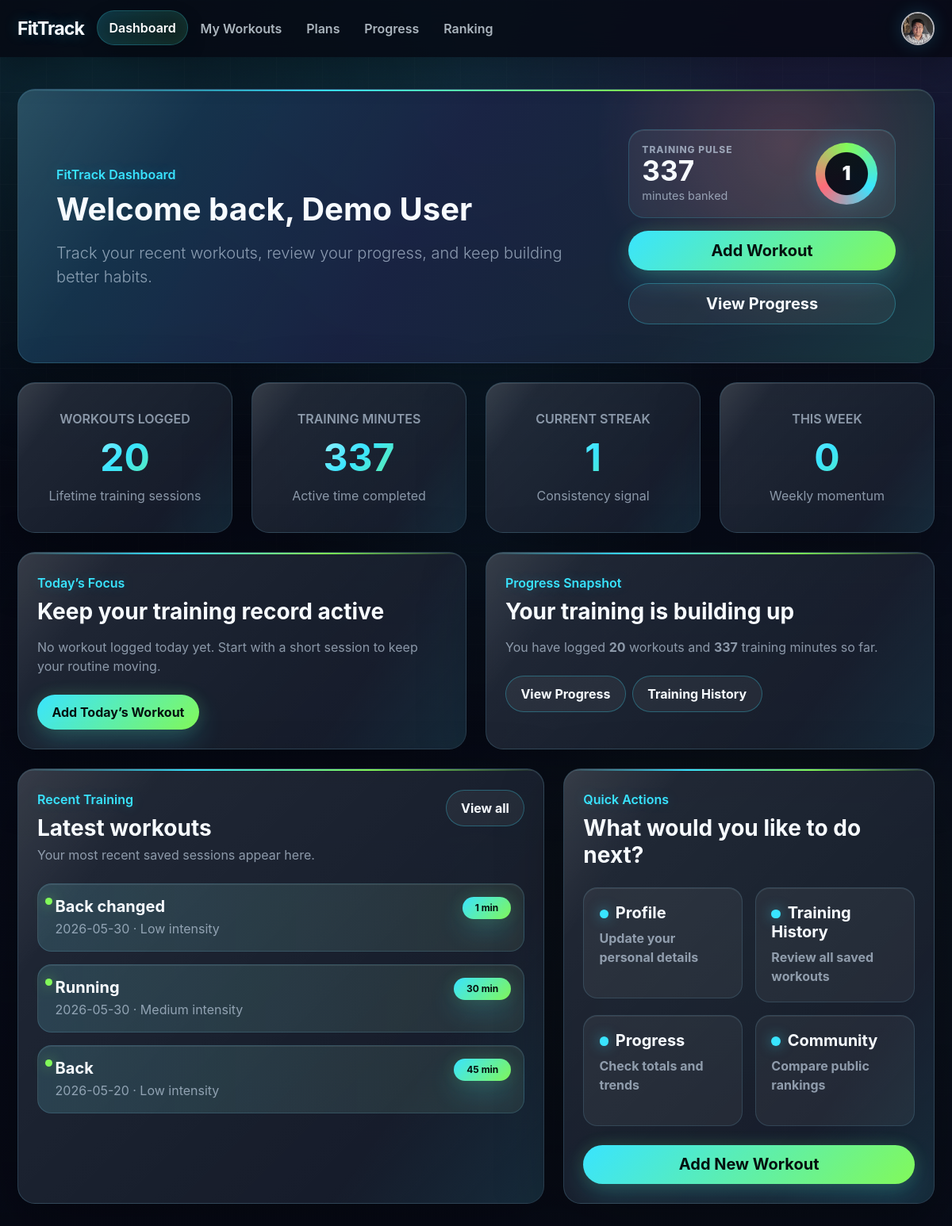
The app's page /dashboard (signed in) with its own data.
### app.py (models this page shows, shortened)
class User(db.Model):
    __tablename__ = "users"
    id = db.Column(db.Integer, primary_key=True)
    name = db.Column(db.String(100), nullable=False)
    email = db.Column(db.String(120), unique=True, nullable=False)
    password_hash = db.Column(db.String(255), nullable=False)
    goal = db.Column(db.String(200), nullable=True)
    member_since = db.Column(db.String(50), nullable=True)
    location = db.Column(db.String(100), nullable=True)
    avatar_filename = db.Column(db.String(255), nullable=True)
    daily_minutes_goal = db.Column(db.Integer, nullable=False, default=20)
    weight_goal_kg = db.Column(db.Float, nullable=True)
    show_public_profile = db.Column(db.Boolean, nullable=False, default=True)
    show_public_fitness = db.Column(db.Boolean, nullable=False, default=True)
    workouts = db.relationship(
        "Workout",
        backref="owner",
        lazy=True,
        cascade="all, delete-orphan"
    )
    plan_recommendations = db.relationship(
        "PlanRecommendation",
        backref="owner",
        lazy=True,
        cascade="all, delete-orphan"
    )

class Workout(db.Model):
    __tablename__ = "workouts"
    id = db.Column(db.Integer, primary_key=True)
    date = db.Column(db.String(20), nullable=False)
    type = db.Column(db.String(50), nullable=False)
    duration = db.Column(db.Integer, nullable=False)
    intensity = db.Column(db.String(20), nullable=False)
    notes = db.Column(db.Text, nullable=True)
    started_at = db.Column(db.DateTime, nullable=True)
    finished_at = db.Column(db.DateTime, nullable=True)
    user_id = db.Column(db.Integer, db.ForeignKey("users.id"), nullable=False)
    sets = db.relationship(
        "WorkoutSet",
        backref="workout",
        lazy=True,
        cascade="all, delete-orphan"
    )

### app.py (the view)
@app.route("/dashboard")
def dashboard():
    if not is_logged_in():
        return redirect(url_for("login"))
    user = current_user()
    if user is None:
        session.clear()
        return redirect(url_for("login"))
    recent_workout_objects = (
        Workout.query
        .filter_by(user_id=user.id)
        .order_by(Workout.date.desc(), Workout.id.desc())
        .limit(3)
        .all()
    )
    recent_workouts = [
        workout_to_dict(workout)
        for workout in recent_workout_objects
    ]
    statistics = get_statistics(user)
    return render_template(
        "dashboard.html",
        email=user.email,
        recent_workouts=recent_workouts,
        statistics=statistics,
    )

### templates/dashboard.html (shortened to what this page needs)
<!doctype html>
<html lang="en">
<head>
    <link
        href="https://cdn.jsdelivr.net/npm/bootstrap@5.3.3/dist/css/bootstrap.min.css"
        rel="stylesheet"
    >
    <link
        rel="stylesheet"
        href="{{ url_for('static', filename='css/styles.css') }}"
    >
</head>
<body class="premium-app-page dashboard-page">
<header>
    <nav class="navbar navbar-expand-lg navbar-dark bg-success">
        <div class="container">
            <a class="navbar-brand fw-bold" href="{% if session.get('user_id') %}{{ url_for('dashboard') }}{% else %}{{ url_for('home') }}{% endif %}">
    FitTrack
</a>
            <div class="collapse navbar-collapse" id="appNav">
                <ul class="navbar-nav me-auto align-items-lg-center">
                    <li class="nav-item">
                        <a class="nav-link active" href="{{ url_for('dashboard') }}">Dashboard</a>
                    </li>
                    <li class="nav-item">
                        <a class="nav-link" href="{{ url_for('workouts') }}">My Workouts</a>
                    </li>
                    <li class="nav-item">
                        <a class="nav-link" href="{{ url_for('plans') }}">Plans</a>
                    </li>
                    <li class="nav-item">
                        <a class="nav-link" href="{{ url_for('progress') }}">Progress</a>
                    </li>
                    <li class="nav-item">
                        <a class="nav-link" href="{{ url_for('ranking') }}">Ranking</a>
                    </li>
                </ul>
                <div class="d-flex align-items-center mt-3 mt-lg-0">
                    <div class="dropdown">
                        <button
                            class="btn p-0 border-0 bg-transparent profile-dropdown-toggle"
                            type="button"
                            data-bs-toggle="dropdown"
                            aria-expanded="false"
                            aria-label="Open profile menu"
                        >
                            {% if nav_profile and nav_profile.avatar_filename %}
                                <img
                                    src="{{ url_for('static', filename='uploads/' ~ nav_profile.avatar_filename) }}"
                                    alt="Profile"
                                    class="profile-icon"
                                >
                            {% endif %}
                        </button>
                    </div>
                </div>
            </div>
        </div>
    </nav>
</header>
<main class="py-5">
    <div class="container">
        <section class="card border-0 shadow-sm hero-card mb-4 premium-reveal">
            <div class="card-body p-4 p-lg-5">
                <div class="row align-items-center g-4">
                    <div class="col-lg-8">
                        <p class="fw-semibold premium-kicker mb-2">
                            FitTrack Dashboard
                        </p>
                        <h1 class="display-6 fw-bold mb-3">
                            Welcome back{% if nav_profile and nav_profile.name %}, {{ nav_profile.name }}{% endif %}
                        </h1>
                        <p class="lead text-muted mb-0">
                            Track your recent workouts, review your progress, and keep building better habits.
                        </p>
                    </div>
                    <div class="col-lg-4">
                        <div class="dashboard-pulse-panel mb-3">
                            <div>
                                <span class="dashboard-pulse-label">Training pulse</span>
                                <strong>{{ statistics.total_minutes }}</strong>
                                <span>minutes banked</span>
                            </div>
                            <div class="dashboard-pulse-ring" aria-hidden="true">
                                <span>{{ statistics.current_streak }}</span>
                            </div>
                        </div>
                        <div class="d-grid gap-3">
                            <a href="{{ url_for('add_workout') }}" class="btn btn-success btn-lg">
                                Add Workout
                            </a>
                            <a href="{{ url_for('progress') }}" class="btn btn-outline-success btn-lg">
                                View Progress
                            </a>
                        </div>
                    </div>
                </div>
            </div>
        </section>
        <section class="row g-4 mb-4">
            <div class="col-md-6 col-xl-3">
                <div class="card border-0 shadow-sm h-100 stat-card premium-reveal premium-delay-1">
                    <div class="card-body text-center p-4">
                        <p class="text-muted fw-semibold mb-2">WORKOUTS LOGGED</p>
                        <h2 class="display-5 fw-bold mb-2">
                        </h2>
                        <p class="text-muted mb-0">Lifetime training sessions</p>
                    </div>
                </div>
            </div>
            <div class="col-md-6 col-xl-3">
                <div class="card border-0 shadow-sm h-100 stat-card premium-reveal premium-delay-2">
                    <div class="card-body text-center p-4">
                        <p class="text-muted fw-semibold mb-2">TRAINING MINUTES</p>
                        <h2 class="display-5 fw-bold mb-2">
                        </h2>
                        <p class="text-muted mb-0">Active time completed</p>
                    </div>
                </div>
            </div>
            <div class="col-md-6 col-xl-3">
                <div class="card border-0 shadow-sm h-100 stat-card premium-reveal premium-delay-3">
                    <div class="card-body text-center p-4">
                        <p class="text-muted fw-semibold mb-2">CURRENT STREAK</p>
                        <h2 class="display-5 fw-bold mb-2">
                        </h2>
                        <p class="text-muted mb-0">Consistency signal</p>
                    </div>
                </div>
            </div>
            <div class="col-md-6 col-xl-3">
                <div class="card border-0 shadow-sm h-100 stat-card premium-reveal premium-delay-4">
                    <div class="card-body text-center p-4">
                        <p class="text-muted fw-semibold mb-2">THIS WEEK</p>
                        <h2 class="display-5 fw-bold mb-2">
                        </h2>
                        <p class="text-muted mb-0">Weekly momentum</p>
                    </div>
                </div>
            </div>
        </section>
        <section class="row g-4 mb-4">
            <div class="col-lg-6">
                <div class="card border-0 shadow-sm h-100 dashboard-info-card premium-reveal premium-delay-1">
                    <div class="card-body p-4">
                        <p class="fw-semibold premium-kicker mb-2">
                            Today’s Focus
                        </p>
                        <h2 class="h3 fw-bold mb-3">
                            Keep your training record active
                        </h2>
                        <p class="text-muted mb-4">
                            No workout logged today yet. Start with a short session to keep your routine moving.
                        </p>
                        <a href="{{ url_for('add_workout') }}" class="btn btn-success">
                            Add Today’s Workout
                        </a>
                    </div>
                </div>
            </div>
            <div class="col-lg-6">
                <div class="card border-0 shadow-sm h-100 dashboard-info-card premium-reveal premium-delay-2">
                    <div class="card-body p-4">
                        <p class="fw-semibold premium-kicker mb-2">
                            Progress Snapshot
                        </p>
                        <h2 class="h3 fw-bold mb-3">
                            Your training is building up
                        </h2>
                        <p class="text-muted mb-4">
                            You have logged
                            <strong>{{ statistics.total_workouts }}</strong>
                            workouts and
                            <strong>{{ statistics.total_minutes }}</strong>
                            training minutes so far.
                        </p>
                        <div class="d-flex flex-wrap gap-2">
                            <a href="{{ url_for('progress') }}" class="btn btn-outline-success">
                                View Progress
                            </a>
                            <a href="{{ url_for('workouts') }}" class="btn btn-outline-success">
                                Training History
                            </a>
                        </div>
                    </div>
                </div>
            </div>
        </section>
        <section class="row g-4">
            <div class="col-lg-7">
                <div class="card border-0 shadow-sm h-100 dashboard-info-card premium-reveal premium-delay-2">
                    <div class="card-body p-4">
                        <div class="d-flex justify-content-between align-items-start gap-3 mb-4">
                            <div>
                                <p class="fw-semibold premium-kicker mb-2">
                                    Recent Training
                                </p>
                                <h2 class="h3 fw-bold mb-1">
                                    Latest workouts
                                </h2>
                                <p class="text-muted mb-0">
                                    Your most recent saved sessions appear here.
                                </p>
                            </div>
                            <a href="{{ url_for('workouts') }}" class="btn btn-outline-success">
                                View all
                            </a>
                        </div>
                        {% if recent_workouts %}
                            <div class="d-grid gap-3">
                                {% for workout in recent_workouts %}
                                    <div class="recent-workout-item dashboard-timeline-item p-3 rounded-4 border">
                                        <div class="d-flex justify-content-between align-items-start gap-3">
                                            <div>
                                                <h3 class="h5 fw-bold mb-1">
                                                    {{ workout.type }}
                                                </h3>
                                                <p class="text-muted mb-0">
                                                    {{ workout.date }} · {{ workout.intensity }} intensity
                                                </p>
                                            </div>
                                            <span class="badge text-bg-success rounded-pill px-3 py-2">
                                                {{ workout.duration }} min
                                            </span>
                                        </div>
                                    </div>
                                {% endfor %}
                            </div>
                        {% endif %}
                    </div>
                </div>
            </div>
            <div class="col-lg-5">
                <div class="card border-0 shadow-sm h-100 dashboard-info-card premium-reveal premium-delay-3">
                    <div class="card-body p-4">
                        <p class="fw-semibold premium-kicker mb-2">
                            Quick Actions
                        </p>
                        <h2 class="h3 fw-bold mb-4">
                            What would you like to do next?
                        </h2>
                        <div class="row g-3">
                            <div class="col-sm-6">
                                <a href="{{ url_for('profile') }}" class="quick-action-card text-decoration-none">
                                    <h3 class="h5 fw-bold mb-2">Profile</h3>
                                    <p class="text-muted mb-0">Update your personal details</p>
                                </a>
                            </div>
                            <div class="col-sm-6">
                                <a href="{{ url_for('workouts') }}" class="quick-action-card text-decoration-none">
                                    <h3 class="h5 fw-bold mb-2">Training History</h3>
                                    <p class="text-muted mb-0">Review all saved workouts</p>
                                </a>
                            </div>
                            <div class="col-sm-6">
                                <a href="{{ url_for('progress') }}" class="quick-action-card text-decoration-none">
                                    <h3 class="h5 fw-bold mb-2">Progress</h3>
                                    <p class="text-muted mb-0">Check totals and trends</p>
                                </a>
                            </div>
                            <div class="col-sm-6">
                                <a href="{{ url_for('ranking') }}" class="quick-action-card text-decoration-none">
                                    <h3 class="h5 fw-bold mb-2">Community</h3>
                                    <p class="text-muted mb-0">Compare public rankings</p>
                                </a>
                            </div>
                        </div>
                        <div class="d-grid mt-4">
                            <a href="{{ url_for('add_workout') }}" class="btn btn-success btn-lg">
                                Add New Workout
                            </a>
                        </div>
                    </div>
                </div>
            </div>
        </section>
    </div>
</main>
</body>
</html>

### records on screen
User: avatar_filename (picture), name "Demo User"
Workout: type "Back changed", date "2026-05-30", intensity "Low", duration "1"
Workout: type "Running", date "2026-05-30", intensity "Medium", duration "30"
Workout: type "Back", date "2026-05-20", intensity "Low", duration "45"

### other values on screen
{{ statistics.total_minutes }} "337"
{{ statistics.current_streak }} "1"
{{ statistics.total_workouts }} "20"
